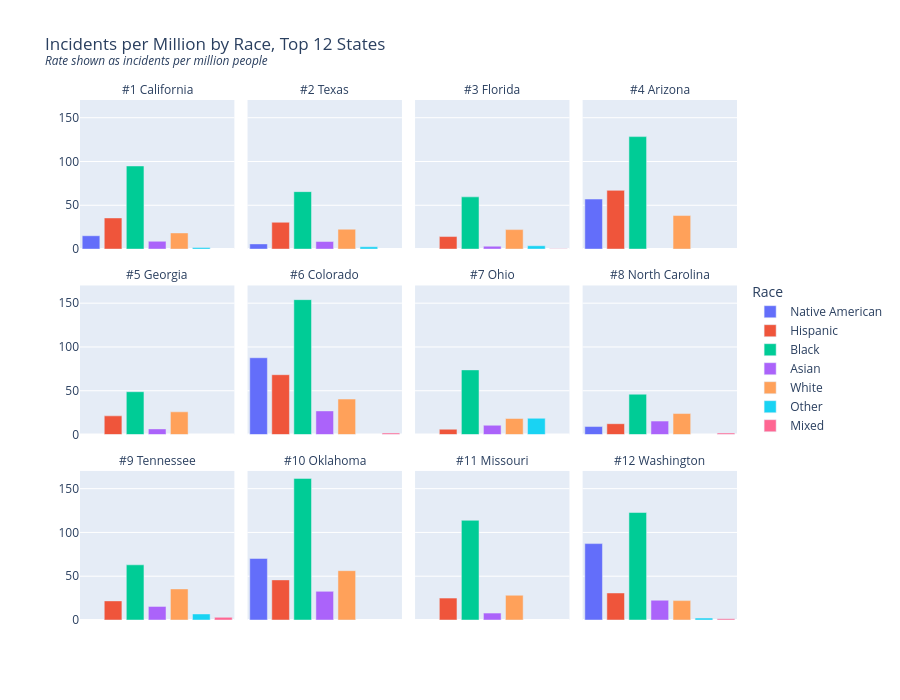

Notebook code cell kept with this figure:
### Code cell
top_states = df["state"].value_counts().head(12).index.tolist()

state_rank = {state: i + 1 for i, state in enumerate(top_states)}

plot_df = merged_sr[merged_sr["state"].isin(top_states)].copy()
plot_df["rank"] = plot_df["state"].map(state_rank)
plot_df["facet_label"] = "#" + plot_df["rank"].astype(str) + " " + plot_df["state_full"]

plot_df = plot_df.sort_values("rank")
facet_order = plot_df.drop_duplicates("facet_label")["facet_label"].tolist()

fig_facets = px.bar(
    plot_df,
    x="race_full",
    y="rate_per_million",
    facet_col="facet_label",
    facet_col_wrap=4,
    color="race",
    category_orders={"facet_label": facet_order},
    title=(
        "Incidents per Million by Race, Top 12 States"
        "<br>"
        "<sup><i>Rate shown as incidents per million people</i></sup>"
    ),
    labels={"race_full": "Race"}
)

# Hide x-axis entirely (categories now only shown via legend)
fig_facets.update_xaxes(visible=False)

# Remove y-axis title from every facet (was "rate_per_million")
fig_facets.for_each_yaxis(lambda axis: axis.update(title=""))

fig_facets.update_layout(
    height=700,
    legend=dict(
        title="Race",
        orientation="v",
        yanchor="middle",
        y=0.5,
        xanchor="left",
        x=1.02
    )
)

fig_facets.for_each_annotation(lambda a: a.update(text=a.text.split("=")[-1]))

fig_facets.show()

### Figure 1 — Plotly figure (JSON) as saved in the notebook; plotly's stock layout.template omitted (floating-point values rounded to 4 significant figures)
{"data": [{"hovertemplate": "race=Native American<br>facet_label=#1 California<br>Race=%{x}<br>rate_per_million=%{y}<extra></extra>", "legendgroup": "Native American", "marker": {"color": "#636efa", "pattern": {"shape": ""}}, "name": "Native American", "orientation": "v", "showlegend": true, "textposition": "auto", "type": "bar", "x": ["native_american"], "xaxis": "x9", "y": [15.22], "yaxis": "y9"}, {"hovertemplate": "race=Hispanic<br>facet_label=#1 California<br>Race=%{x}<br>rate_per_million=%{y}<extra></extra>", "legendgroup": "Hispanic", "marker": {"color": "#EF553B", "pattern": {"shape": ""}}, "name": "Hispanic", "orientation": "v", "showlegend": true, "textposition": "auto", "type": "bar", "x": ["hispanic"], "xaxis": "x9", "y": [35.54], "yaxis": "y9"}, {"hovertemplate": "race=Black<br>facet_label=#1 California<br>Race=%{x}<br>rate_per_million=%{y}<extra></extra>", "legendgroup": "Black", "marker": {"color": "#00cc96", "pattern": {"shape": ""}}, "name": "Black", "orientation": "v", "showlegend": true, "textposition": "auto", "type": "bar", "x": ["black"], "xaxis": "x9", "y": [94.89], "yaxis": "y9"}, {"hovertemplate": "race=Asian<br>facet_label=#1 California<br>Race=%{x}<br>rate_per_million=%{y}<extra></extra>", "legendgroup": "Asian", "marker": {"color": "#ab63fa", "pattern": {"shape": ""}}, "name": "Asian", "orientation": "v", "showlegend": true, "textposition": "auto", "type": "bar", "x": ["asian"], "xaxis": "x9", "y": [8.909], "yaxis": "y9"}, {"hovertemplate": "race=White<br>facet_label=#1 California<br>Race=%{x}<br>rate_per_million=%{y}<extra></extra>", "legendgroup": "White", "marker": {"color": "#FFA15A", "pattern": {"shape": ""}}, "name": "White", "orientation": "v", "showlegend": true, "textposition": "auto", "type": "bar", "x": ["white"], "xaxis": "x9", "y": [18.42], "yaxis": "y9"}, {"hovertemplate": "race=Other<br>facet_label=#1 California<br>Race=%{x}<br>rate_per_million=%{y}<extra></extra>", "legendgroup": "Other", "marker": {"color": "#19d3f3", "pattern": {"shape": ""}}, "name": "Other", "orientation": "v", "showlegend": true, "textposition": "auto", "type": "bar", "x": ["other"], "xaxis": "x9", "y": [1.835], "yaxis": "y9"}, {"hovertemplate": "race=Native American<br>facet_label=#2 Texas<br>Race=%{x}<br>rate_per_million=%{y}<extra></extra>", "legendgroup": "Native American", "marker": {"color": "#636efa", "pattern": {"shape": ""}}, "name": "Native American", "orientation": "v", "showlegend": false, "textposition": "auto", "type": "bar", "x": ["native_american"], "xaxis": "x10", "y": [5.897], "yaxis": "y10"}, {"hovertemplate": "race=Hispanic<br>facet_label=#2 Texas<br>Race=%{x}<br>rate_per_million=%{y}<extra></extra>", "legendgroup": "Hispanic", "marker": {"color": "#EF553B", "pattern": {"shape": ""}}, "name": "Hispanic", "orientation": "v", "showlegend": false, "textposition": "auto", "type": "bar", "x": ["hispanic"], "xaxis": "x10", "y": [30.6], "yaxis": "y10"}, {"hovertemplate": "race=Black<br>facet_label=#2 Texas<br>Race=%{x}<br>rate_per_million=%{y}<extra></extra>", "legendgroup": "Black", "marker": {"color": "#00cc96", "pattern": {"shape": ""}}, "name": "Black", "orientation": "v", "showlegend": false, "textposition": "auto", "type": "bar", "x": ["black"], "xaxis": "x10", "y": [65.59], "yaxis": "y10"}, {"hovertemplate": "race=Asian<br>facet_label=#2 Texas<br>Race=%{x}<br>rate_per_million=%{y}<extra></extra>", "legendgroup": "Asian", "marker": {"color": "#ab63fa", "pattern": {"shape": ""}}, "name": "Asian", "orientation": "v", "showlegend": false, "textposition": "auto", "type": "bar", "x": ["asian"], "xaxis": "x10", "y": [8.603], "yaxis": "y10"}, {"hovertemplate": "race=White<br>facet_label=#2 Texas<br>Race=%{x}<br>rate_per_million=%{y}<extra></extra>", "legendgroup": "White", "marker": {"color": "#FFA15A", "pattern": {"shape": ""}}, "name": "White", "orientation": "v", "showlegend": false, "textposition": "auto", "type": "bar", "x": ["white"], "xaxis": "x10", "y": [22.67], "yaxis": "y10"}, {"hovertemplate": "race=Other<br>facet_label=#2 Texas<br>Race=%{x}<br>rate_per_million=%{y}<extra></extra>", "legendgroup": "Other", "marker": {"color": "#19d3f3", "pattern": {"shape": ""}}, "name": "Other", "orientation": "v", "showlegend": false, "textposition": "auto", "type": "bar", "x": ["other"], "xaxis": "x10", "y": [2.599], "yaxis": "y10"}, {"hovertemplate": "race=Hispanic<br>facet_label=#3 Florida<br>Race=%{x}<br>rate_per_million=%{y}<extra></extra>", "legendgroup": "Hispanic", "marker": {"color": "#EF553B", "pattern": {"shape": ""}}, "name": "Hispanic", "orientation": "v", "showlegend": false, "textposition": "auto", "type": "bar", "x": ["hispanic"], "xaxis": "x11", "y": [14.29], "yaxis": "y11"}, {"hovertemplate": "race=Black<br>facet_label=#3 Florida<br>Race=%{x}<br>rate_per_million=%{y}<extra></extra>", "legendgroup": "Black", "marker": {"color": "#00cc96", "pattern": {"shape": ""}}, "name": "Black", "orientation": "v", "showlegend": false, "textposition": "auto", "type": "bar", "x": ["black"], "xaxis": "x11", "y": [59.6], "yaxis": "y11"}, {"hovertemplate": "race=Asian<br>facet_label=#3 Florida<br>Race=%{x}<br>rate_per_million=%{y}<extra></extra>", "legendgroup": "Asian", "marker": {"color": "#ab63fa", "pattern": {"shape": ""}}, "name": "Asian", "orientation": "v", "showlegend": false, "textposition": "auto", "type": "bar", "x": ["asian"], "xaxis": "x11", "y": [3.279], "yaxis": "y11"}, {"hovertemplate": "race=White<br>facet_label=#3 Florida<br>Race=%{x}<br>rate_per_million=%{y}<extra></extra>", "legendgroup": "White", "marker": {"color": "#FFA15A", "pattern": {"shape": ""}}, "name": "White", "orientation": "v", "showlegend": false, "textposition": "auto", "type": "bar", "x": ["white"], "xaxis": "x11", "y": [22.23], "yaxis": "y11"}, {"hovertemplate": "race=Other<br>facet_label=#3 Florida<br>Race=%{x}<br>rate_per_million=%{y}<extra></extra>", "legendgroup": "Other", "marker": {"color": "#19d3f3", "pattern": {"shape": ""}}, "name": "Other", "orientation": "v", "showlegend": false, "textposition": "auto", "type": "bar", "x": ["other"], "xaxis": "x11", "y": [3.778], "yaxis": "y11"}, {"hovertemplate": "race=Mixed<br>facet_label=#3 Florida<br>Race=%{x}<br>rate_per_million=%{y}<extra></extra>", "legendgroup": "Mixed", "marker": {"color": "#FF6692", "pattern": {"shape": ""}}, "name": "Mixed", "orientation": "v", "showlegend": true, "textposition": "auto", "type": "bar", "x": ["mixed"], "xaxis": "x11", "y": [0.3645], "yaxis": "y11"}, {"hovertemplate": "race=Native American<br>facet_label=#4 Arizona<br>Race=%{x}<br>rate_per_million=%{y}<extra></extra>", "legendgroup": "Native American", "marker": {"color": "#636efa", "pattern": {"shape": ""}}, "name": "Native American", "orientation": "v", "showlegend": false, "textposition": "auto", "type": "bar", "x": ["native_american"], "xaxis": "x12", "y": [57.13], "yaxis": "y12"}, {"hovertemplate": "race=Hispanic<br>facet_label=#4 Arizona<br>Race=%{x}<br>rate_per_million=%{y}<extra></extra>", "legendgroup": "Hispanic", "marker": {"color": "#EF553B", "pattern": {"shape": ""}}, "name": "Hispanic", "orientation": "v", "showlegend": false, "textposition": "auto", "type": "bar", "x": ["hispanic"], "xaxis": "x12", "y": [67.03], "yaxis": "y12"}, {"hovertemplate": "race=Black<br>facet_label=#4 Arizona<br>Race=%{x}<br>rate_per_million=%{y}<extra></extra>", "legendgroup": "Black", "marker": {"color": "#00cc96", "pattern": {"shape": ""}}, "name": "Black", "orientation": "v", "showlegend": false, "textposition": "auto", "type": "bar", "x": ["black"], "xaxis": "x12", "y": [128.4], "yaxis": "y12"}, {"hovertemplate": "race=White<br>facet_label=#4 Arizona<br>Race=%{x}<br>rate_per_million=%{y}<extra></extra>", "legendgroup": "White", "marker": {"color": "#FFA15A", "pattern": {"shape": ""}}, "name": "White", "orientation": "v", "showlegend": false, "textposition": "auto", "type": "bar", "x": ["white"], "xaxis": "x12", "y": [38.27], "yaxis": "y12"}, {"hovertemplate": "race=Hispanic<br>facet_label=#5 Georgia<br>Race=%{x}<br>rate_per_million=%{y}<extra></extra>", "legendgroup": "Hispanic", "marker": {"color": "#EF553B", "pattern": {"shape": ""}}, "name": "Hispanic", "orientation": "v", "showlegend": false, "textposition": "auto", "type": "bar", "x": ["hispanic"], "xaxis": "x5", "y": [21.33], "yaxis": "y5"}, {"hovertemplate": "race=Black<br>facet_label=#5 Georgia<br>Race=%{x}<br>rate_per_million=%{y}<extra></extra>", "legendgroup": "Black", "marker": {"color": "#00cc96", "pattern": {"shape": ""}}, "name": "Black", "orientation": "v", "showlegend": false, "textposition": "auto", "type": "bar", "x": ["black"], "xaxis": "x5", "y": [48.9], "yaxis": "y5"}, {"hovertemplate": "race=Asian<br>facet_label=#5 Georgia<br>Race=%{x}<br>rate_per_million=%{y}<extra></extra>", "legendgroup": "Asian", "marker": {"color": "#ab63fa", "pattern": {"shape": ""}}, "name": "Asian", "orientation": "v", "showlegend": false, "textposition": "auto", "type": "bar", "x": ["asian"], "xaxis": "x5", "y": [6.445], "yaxis": "y5"}, {"hovertemplate": "race=White<br>facet_label=#5 Georgia<br>Race=%{x}<br>rate_per_million=%{y}<extra></extra>", "legendgroup": "White", "marker": {"color": "#FFA15A", "pattern": {"shape": ""}}, "name": "White", "orientation": "v", "showlegend": false, "textposition": "auto", "type": "bar", "x": ["white"], "xaxis": "x5", "y": [25.94], "yaxis": "y5"}, {"hovertemplate": "race=Native American<br>facet_label=#6 Colorado<br>Race=%{x}<br>rate_per_million=%{y}<extra></extra>", "legendgroup": "Native American", "marker": {"color": "#636efa", "pattern": {"shape": ""}}, "name": "Native American", "orientation": "v", "showlegend": false, "textposition": "auto", "type": "bar", "x": ["native_american"], "xaxis": "x6", "y": [87.69], "yaxis": "y6"}, {"hovertemplate": "race=Hispanic<br>facet_label=#6 Colorado<br>Race=%{x}<br>rate_per_million=%{y}<extra></extra>", "legendgroup": "Hispanic", "marker": {"color": "#EF553B", "pattern": {"shape": ""}}, "name": "Hispanic", "orientation": "v", "showlegend": false, "textposition": "auto", "type": "bar", "x": ["hispanic"], "xaxis": "x6", "y": [68.3], "yaxis": "y6"}, {"hovertemplate": "race=Black<br>facet_label=#6 Colorado<br>Race=%{x}<br>rate_per_million=%{y}<extra></extra>", "legendgroup": "Black", "marker": {"color": "#00cc96", "pattern": {"shape": ""}}, "name": "Black", "orientation": "v", "showlegend": false, "textposition": "auto", "type": "bar", "x": ["black"], "xaxis": "x6", "y": [154.0], "yaxis": "y6"}, {"hovertemplate": "race=Asian<br>facet_label=#6 Colorado<br>Race=%{x}<br>rate_per_million=%{y}<extra></extra>", "legendgroup": "Asian", "marker": {"color": "#ab63fa", "pattern": {"shape": ""}}, "name": "Asian", "orientation": "v", "showlegend": false, "textposition": "auto", "type": "bar", "x": ["asian"], "xaxis": "x6", "y": [26.96], "yaxis": "y6"}, {"hovertemplate": "race=White<br>facet_label=#6 Colorado<br>Race=%{x}<br>rate_per_million=%{y}<extra></extra>", "legendgroup": "White", "marker": {"color": "#FFA15A", "pattern": {"shape": ""}}, "name": "White", "orientation": "v", "showlegend": false, "textposition": "auto", "type": "bar", "x": ["white"], "xaxis": "x6", "y": [40.52], "yaxis": "y6"}, {"hovertemplate": "race=Mixed<br>facet_label=#6 Colorado<br>Race=%{x}<br>rate_per_million=%{y}<extra></extra>", "legendgroup": "Mixed", "marker": {"color": "#FF6692", "pattern": {"shape": ""}}, "name": "Mixed", "orientation": "v", "showlegend": false, "textposition": "auto", "type": "bar", "x": ["mixed"], "xaxis": "x6", "y": [1.639], "yaxis": "y6"}, {"hovertemplate": "race=Hispanic<br>facet_label=#7 Ohio<br>Race=%{x}<br>rate_per_million=%{y}<extra></extra>", "legendgroup": "Hispanic", "marker": {"color": "#EF553B", "pattern": {"shape": ""}}, "name": "Hispanic", "orientation": "v", "showlegend": false, "textposition": "auto", "type": "bar", "x": ["hispanic"], "xaxis": "x7", "y": [6.065], "yaxis": "y7"}, {"hovertemplate": "race=Black<br>facet_label=#7 Ohio<br>Race=%{x}<br>rate_per_million=%{y}<extra></extra>", "legendgroup": "Black", "marker": {"color": "#00cc96", "pattern": {"shape": ""}}, "name": "Black", "orientation": "v", "showlegend": false, "textposition": "auto", "type": "bar", "x": ["black"], "xaxis": "x7", "y": [73.82], "yaxis": "y7"}, {"hovertemplate": "race=Asian<br>facet_label=#7 Ohio<br>Race=%{x}<br>rate_per_million=%{y}<extra></extra>", "legendgroup": "Asian", "marker": {"color": "#ab63fa", "pattern": {"shape": ""}}, "name": "Asian", "orientation": "v", "showlegend": false, "textposition": "auto", "type": "bar", "x": ["asian"], "xaxis": "x7", "y": [10.59], "yaxis": "y7"}, {"hovertemplate": "race=White<br>facet_label=#7 Ohio<br>Race=%{x}<br>rate_per_million=%{y}<extra></extra>", "legendgroup": "White", "marker": {"color": "#FFA15A", "pattern": {"shape": ""}}, "name": "White", "orientation": "v", "showlegend": false, "textposition": "auto", "type": "bar", "x": ["white"], "xaxis": "x7", "y": [18.32], "yaxis": "y7"}, {"hovertemplate": "race=Other<br>facet_label=#7 Ohio<br>Race=%{x}<br>rate_per_million=%{y}<extra></extra>", "legendgroup": "Other", "marker": {"color": "#19d3f3", "pattern": {"shape": ""}}, "name": "Other", "orientation": "v", "showlegend": false, "textposition": "auto", "type": "bar", "x": ["other"], "xaxis": "x7", "y": [18.57], "yaxis": "y7"}, {"hovertemplate": "race=Native American<br>facet_label=#8 North Carolina<br>Race=%{x}<br>rate_per_million=%{y}<extra></extra>", "legendgroup": "Native American", "marker": {"color": "#636efa", "pattern": {"shape": ""}}, "name": "Native American", "orientation": "v", "showlegend": false, "textposition": "auto", "type": "bar", "x": ["native_american"], "xaxis": "x8", "y": [9.124], "yaxis": "y8"}, {"hovertemplate": "race=Hispanic<br>facet_label=#8 North Carolina<br>Race=%{x}<br>rate_per_million=%{y}<extra></extra>", "legendgroup": "Hispanic", "marker": {"color": "#EF553B", "pattern": {"shape": ""}}, "name": "Hispanic", "orientation": "v", "showlegend": false, "textposition": "auto", "type": "bar", "x": ["hispanic"], "xaxis": "x8", "y": [12.37], "yaxis": "y8"}, {"hovertemplate": "race=Black<br>facet_label=#8 North Carolina<br>Race=%{x}<br>rate_per_million=%{y}<extra></extra>", "legendgroup": "Black", "marker": {"color": "#00cc96", "pattern": {"shape": ""}}, "name": "Black", "orientation": "v", "showlegend": false, "textposition": "auto", "type": "bar", "x": ["black"], "xaxis": "x8", "y": [46.07], "yaxis": "y8"}, {"hovertemplate": "race=Asian<br>facet_label=#8 North Carolina<br>Race=%{x}<br>rate_per_million=%{y}<extra></extra>", "legendgroup": "Asian", "marker": {"color": "#ab63fa", "pattern": {"shape": ""}}, "name": "Asian", "orientation": "v", "showlegend": false, "textposition": "auto", "type": "bar", "x": ["asian"], "xaxis": "x8", "y": [15.35], "yaxis": "y8"}, {"hovertemplate": "race=White<br>facet_label=#8 North Carolina<br>Race=%{x}<br>rate_per_million=%{y}<extra></extra>", "legendgroup": "White", "marker": {"color": "#FFA15A", "pattern": {"shape": ""}}, "name": "White", "orientation": "v", "showlegend": false, "textposition": "auto", "type": "bar", "x": ["white"], "xaxis": "x8", "y": [23.97], "yaxis": "y8"}, {"hovertemplate": "race=Mixed<br>facet_label=#8 North Carolina<br>Race=%{x}<br>rate_per_million=%{y}<extra></extra>", "legendgroup": "Mixed", "marker": {"color": "#FF6692", "pattern": {"shape": ""}}, "name": "Mixed", "orientation": "v", "showlegend": false, "textposition": "auto", "type": "bar", "x": ["mixed"], "xaxis": "x8", "y": [1.631], "yaxis": "y8"}, {"hovertemplate": "race=Hispanic<br>facet_label=#9 Tennessee<br>Race=%{x}<br>rate_per_million=%{y}<extra></extra>", "legendgroup": "Hispanic", "marker": {"color": "#EF553B", "pattern": {"shape": ""}}, "name": "Hispanic", "orientation": "v", "showlegend": false, "textposition": "auto", "type": "bar", "x": ["hispanic"], "xaxis": "x", "y": [21.81], "yaxis": "y"}, {"hovertemplate": "race=Black<br>facet_label=#9 Tennessee<br>Race=%{x}<br>rate_per_million=%{y}<extra></extra>", "legendgroup": "Black", "marker": {"color": "#00cc96", "pattern": {"shape": ""}}, "name": "Black", "orientation": "v", "showlegend": false, "textposition": "auto", "type": "bar", "x": ["black"], "xaxis": "x", "y": [63.01], "yaxis": "y"}, {"hovertemplate": "race=Asian<br>facet_label=#9 Tennessee<br>Race=%{x}<br>rate_per_million=%{y}<extra></extra>", "legendgroup": "Asian", "marker": {"color": "#ab63fa", "pattern": {"shape": ""}}, "name": "Asian", "orientation": "v", "showlegend": false, "textposition": "auto", "type": "bar", "x": ["asian"], "xaxis": "x", "y": [15.55], "yaxis": "y"}, {"hovertemplate": "race=White<br>facet_label=#9 Tennessee<br>Race=%{x}<br>rate_per_million=%{y}<extra></extra>", "legendgroup": "White", "marker": {"color": "#FFA15A", "pattern": {"shape": ""}}, "name": "White", "orientation": "v", "showlegend": false, "textposition": "auto", "type": "bar", "x": ["white"], "xaxis": "x", "y": [35.5], "yaxis": "y"}, {"hovertemplate": "race=Other<br>facet_label=#9 Tennessee<br>Race=%{x}<br>rate_per_million=%{y}<extra></extra>", "legendgroup": "Other", "marker": {"color": "#19d3f3", "pattern": {"shape": ""}}, "name": "Other", "orientation": "v", "showlegend": false, "textposition": "auto", "type": "bar", "x": ["other"], "xaxis": "x", "y": [6.915], "yaxis": "y"}, {"hovertemplate": "race=Mixed<br>facet_label=#9 Tennessee<br>Race=%{x}<br>rate_per_million=%{y}<extra></extra>", "legendgroup": "Mixed", "marker": {"color": "#FF6692", "pattern": {"shape": ""}}, "name": "Mixed", "orientation": "v", "showlegend": false, "textposition": "auto", "type": "bar", "x": ["mixed"], "xaxis": "x", "y": [3.059], "yaxis": "y"}, {"hovertemplate": "race=Native American<br>facet_label=#10 Oklahoma<br>Race=%{x}<br>rate_per_million=%{y}<extra></extra>", "legendgroup": "Native American", "marker": {"color": "#636efa", "pattern": {"shape": ""}}, "name": "Native American", "orientation": "v", "showlegend": false, "textposition": "auto", "type": "bar", "x": ["native_american"], "xaxis": "x2", "y": [70.32], "yaxis": "y2"}, {"hovertemplate": "race=Hispanic<br>facet_label=#10 Oklahoma<br>Race=%{x}<br>rate_per_million=%{y}<extra></extra>", "legendgroup": "Hispanic", "marker": {"color": "#EF553B", "pattern": {"shape": ""}}, "name": "Hispanic", "orientation": "v", "showlegend": false, "textposition": "auto", "type": "bar", "x": ["hispanic"], "xaxis": "x2", "y": [45.78], "yaxis": "y2"}, {"hovertemplate": "race=Black<br>facet_label=#10 Oklahoma<br>Race=%{x}<br>rate_per_million=%{y}<extra></extra>", "legendgroup": "Black", "marker": {"color": "#00cc96", "pattern": {"shape": ""}}, "name": "Black", "orientation": "v", "showlegend": false, "textposition": "auto", "type": "bar", "x": ["black"], "xaxis": "x2", "y": [161.7], "yaxis": "y2"}, {"hovertemplate": "race=Asian<br>facet_label=#10 Oklahoma<br>Race=%{x}<br>rate_per_million=%{y}<extra></extra>", "legendgroup": "Asian", "marker": {"color": "#ab63fa", "pattern": {"shape": ""}}, "name": "Asian", "orientation": "v", "showlegend": false, "textposition": "auto", "type": "bar", "x": ["asian"], "xaxis": "x2", "y": [32.71], "yaxis": "y2"}, {"hovertemplate": "race=White<br>facet_label=#10 Oklahoma<br>Race=%{x}<br>rate_per_million=%{y}<extra></extra>", "legendgroup": "White", "marker": {"color": "#FFA15A", "pattern": {"shape": ""}}, "name": "White", "orientation": "v", "showlegend": false, "textposition": "auto", "type": "bar", "x": ["white"], "xaxis": "x2", "y": [56.32], "yaxis": "y2"}, {"hovertemplate": "race=Hispanic<br>facet_label=#11 Missouri<br>Race=%{x}<br>rate_per_million=%{y}<extra></extra>", "legendgroup": "Hispanic", "marker": {"color": "#EF553B", "pattern": {"shape": ""}}, "name": "Hispanic", "orientation": "v", "showlegend": false, "textposition": "auto", "type": "bar", "x": ["hispanic"], "xaxis": "x3", "y": [24.99], "yaxis": "y3"}, {"hovertemplate": "race=Black<br>facet_label=#11 Missouri<br>Race=%{x}<br>rate_per_million=%{y}<extra></extra>", "legendgroup": "Black", "marker": {"color": "#00cc96", "pattern": {"shape": ""}}, "name": "Black", "orientation": "v", "showlegend": false, "textposition": "auto", "type": "bar", "x": ["black"], "xaxis": "x3", "y": [113.9], "yaxis": "y3"}, {"hovertemplate": "race=Asian<br>facet_label=#11 Missouri<br>Race=%{x}<br>rate_per_million=%{y}<extra></extra>", "legendgroup": "Asian", "marker": {"color": "#ab63fa", "pattern": {"shape": ""}}, "name": "Asian", "orientation": "v", "showlegend": false, "textposition": "auto", "type": "bar", "x": ["asian"], "xaxis": "x3", "y": [7.871], "yaxis": "y3"}, {"hovertemplate": "race=White<br>facet_label=#11 Missouri<br>Race=%{x}<br>rate_per_million=%{y}<extra></extra>", "legendgroup": "White", "marker": {"color": "#FFA15A", "pattern": {"shape": ""}}, "name": "White", "orientation": "v", "showlegend": false, "textposition": "auto", "type": "bar", "x": ["white"], "xaxis": "x3", "y": [28.25], "yaxis": "y3"}, {"hovertemplate": "race=Native American<br>facet_label=#12 Washington<br>Race=%{x}<br>rate_per_million=%{y}<extra></extra>", "legendgroup": "Native American", "marker": {"color": "#636efa", "pattern": {"shape": ""}}, "name": "Native American", "orientation": "v", "showlegend": false, "textposition": "auto", "type": "bar", "x": ["native_american"], "xaxis": "x4", "y": [87.24], "yaxis": "y4"}, {"hovertemplate": "race=Hispanic<br>facet_label=#12 Washington<br>Race=%{x}<br>rate_per_million=%{y}<extra></extra>", "legendgroup": "Hispanic", "marker": {"color": "#EF553B", "pattern": {"shape": ""}}, "name": "Hispanic", "orientation": "v", "showlegend": false, "textposition": "auto", "type": "bar", "x": ["hispanic"], "xaxis": "x4", "y": [30.85], "yaxis": "y4"}, {"hovertemplate": "race=Black<br>facet_label=#12 Washington<br>Race=%{x}<br>rate_per_million=%{y}<extra></extra>", "legendgroup": "Black", "marker": {"color": "#00cc96", "pattern": {"shape": ""}}, "name": "Black", "orientation": "v", "showlegend": false, "textposition": "auto", "type": "bar", "x": ["black"], "xaxis": "x4", "y": [122.7], "yaxis": "y4"}, {"hovertemplate": "race=Asian<br>facet_label=#12 Washington<br>Race=%{x}<br>rate_per_million=%{y}<extra></extra>", "legendgroup": "Asian", "marker": {"color": "#ab63fa", "pattern": {"shape": ""}}, "name": "Asian", "orientation": "v", "showlegend": false, "textposition": "auto", "type": "bar", "x": ["asian"], "xaxis": "x4", "y": [22.58], "yaxis": "y4"}, {"hovertemplate": "race=White<br>facet_label=#12 Washington<br>Race=%{x}<br>rate_per_million=%{y}<extra></extra>", "legendgroup": "White", "marker": {"color": "#FFA15A", "pattern": {"shape": ""}}, "name": "White", "orientation": "v", "showlegend": false, "textposition": "auto", "type": "bar", "x": ["white"], "xaxis": "x4", "y": [22.14], "yaxis": "y4"}, {"hovertemplate": "race=Other<br>facet_label=#12 Washington<br>Race=%{x}<br>rate_per_million=%{y}<extra></extra>", "legendgroup": "Other", "marker": {"color": "#19d3f3", "pattern": {"shape": ""}}, "name": "Other", "orientation": "v", "showlegend": false, "textposition": "auto", "type": "bar", "x": ["other"], "xaxis": "x4", "y": [2.21], "yaxis": "y4"}, {"hovertemplate": "race=Mixed<br>facet_label=#12 Washington<br>Race=%{x}<br>rate_per_million=%{y}<extra></extra>", "legendgroup": "Mixed", "marker": {"color": "#FF6692", "pattern": {"shape": ""}}, "name": "Mixed", "orientation": "v", "showlegend": false, "textposition": "auto", "type": "bar", "x": ["mixed"], "xaxis": "x4", "y": [1.317], "yaxis": "y4"}], "layout": {"annotations": [{"font": {}, "showarrow": false, "text": "#9 Tennessee", "x": 0.1175, "xanchor": "center", "xref": "paper", "y": 0.2867, "yanchor": "bottom", "yref": "paper"}, {"font": {}, "showarrow": false, "text": "#10 Oklahoma", "x": 0.3725, "xanchor": "center", "xref": "paper", "y": 0.2867, "yanchor": "bottom", "yref": "paper"}, {"font": {}, "showarrow": false, "text": "#11 Missouri", "x": 0.6275, "xanchor": "center", "xref": "paper", "y": 0.2867, "yanchor": "bottom", "yref": "paper"}, {"font": {}, "showarrow": false, "text": "#12 Washington", "x": 0.8825, "xanchor": "center", "xref": "paper", "y": 0.2867, "yanchor": "bottom", "yref": "paper"}, {"font": {}, "showarrow": false, "text": "#5 Georgia", "x": 0.1175, "xanchor": "center", "xref": "paper", "y": 0.6433, "yanchor": "bottom", "yref": "paper"}, {"font": {}, "showarrow": false, "text": "#6 Colorado", "x": 0.3725, "xanchor": "center", "xref": "paper", "y": 0.6433, "yanchor": "bottom", "yref": "paper"}, {"font": {}, "showarrow": false, "text": "#7 Ohio", "x": 0.6275, "xanchor": "center", "xref": "paper", "y": 0.6433, "yanchor": "bottom", "yref": "paper"}, {"font": {}, "showarrow": false, "text": "#8 North Carolina", "x": 0.8825, "xanchor": "center", "xref": "paper", "y": 0.6433, "yanchor": "bottom", "yref": "paper"}, {"font": {}, "showarrow": false, "text": "#1 California", "x": 0.1175, "xanchor": "center", "xref": "paper", "y": 1.0, "yanchor": "bottom", "yref": "paper"}, {"font": {}, "showarrow": false, "text": "#2 Texas", "x": 0.3725, "xanchor": "center", "xref": "paper", "y": 1.0, "yanchor": "bottom", "yref": "paper"}, {"font": {}, "showarrow": false, "text": "#3 Florida", "x": 0.6275, "xanchor": "center", "xref": "paper", "y": 1.0, "yanchor": "bottom", "yref": "paper"}, {"font": {}, "showarrow": false, "text": "#4 Arizona", "x": 0.8825, "xanchor": "center", "xref": "paper", "y": 1.0, "yanchor": "bottom", "yref": "paper"}], "barmode": "relative", "height": 700, "legend": {"orientation": "v", "title": {"text": "Race"}, "tracegroupgap": 0, "x": 1.02, "xanchor": "left", "y": 0.5, "yanchor": "middle"}, "title": {"text": "Incidents per Million by Race, Top 12 States<br><sup><i>Rate shown as incidents per million people</i></sup>"}, "xaxis": {"anchor": "y", "domain": [0, 0.235], "title": {"text": "Race"}, "visible": false}, "xaxis10": {"anchor": "y10", "domain": [0.255, 0.49], "matches": "x", "showticklabels": false, "visible": false}, "xaxis11": {"anchor": "y11", "domain": [0.51, 0.745], "matches": "x", "showticklabels": false, "visible": false}, "xaxis12": {"anchor": "y12", "domain": [0.765, 1.0], "matches": "x", "showticklabels": false, "visible": false}, "xaxis2": {"anchor": "y2", "domain": [0.255, 0.49], "matches": "x", "title": {"text": "Race"}, "visible": false}, "xaxis3": {"anchor": "y3", "domain": [0.51, 0.745], "matches": "x", "title": {"text": "Race"}, "visible": false}, "xaxis4": {"anchor": "y4", "domain": [0.765, 1.0], "matches": "x", "title": {"text": "Race"}, "visible": false}, "xaxis5": {"anchor": "y5", "domain": [0, 0.235], "matches": "x", "showticklabels": false, "visible": false}, "xaxis6": {"anchor": "y6", "domain": [0.255, 0.49], "matches": "x", "showticklabels": false, "visible": false}, "xaxis7": {"anchor": "y7", "domain": [0.51, 0.745], "matches": "x", "showticklabels": false, "visible": false}, "xaxis8": {"anchor": "y8", "domain": [0.765, 1.0], "matches": "x", "showticklabels": false, "visible": false}, "xaxis9": {"anchor": "y9", "domain": [0, 0.235], "matches": "x", "showticklabels": false, "visible": false}, "yaxis": {"anchor": "x", "domain": [0, 0.2867], "title": {"text": ""}}, "yaxis10": {"anchor": "x10", "domain": [0.7133, 1.0], "matches": "y", "showticklabels": false, "title": {"text": ""}}, "yaxis11": {"anchor": "x11", "domain": [0.7133, 1.0], "matches": "y", "showticklabels": false, "title": {"text": ""}}, "yaxis12": {"anchor": "x12", "domain": [0.7133, 1.0], "matches": "y", "showticklabels": false, "title": {"text": ""}}, "yaxis2": {"anchor": "x2", "domain": [0, 0.2867], "matches": "y", "showticklabels": false, "title": {"text": ""}}, "yaxis3": {"anchor": "x3", "domain": [0, 0.2867], "matches": "y", "showticklabels": false, "title": {"text": ""}}, "yaxis4": {"anchor": "x4", "domain": [0, 0.2867], "matches": "y", "showticklabels": false, "title": {"text": ""}}, "yaxis5": {"anchor": "x5", "domain": [0.3567, 0.6433], "matches": "y", "title": {"text": ""}}, "yaxis6": {"anchor": "x6", "domain": [0.3567, 0.6433], "matches": "y", "showticklabels": false, "title": {"text": ""}}, "yaxis7": {"anchor": "x7", "domain": [0.3567, 0.6433], "matches": "y", "showticklabels": false, "title": {"text": ""}}, "yaxis8": {"anchor": "x8", "domain": [0.3567, 0.6433], "matches": "y", "showticklabels": false, "title": {"text": ""}}, "yaxis9": {"anchor": "x9", "domain": [0.7133, 1.0], "matches": "y", "title": {"text": ""}}}}
